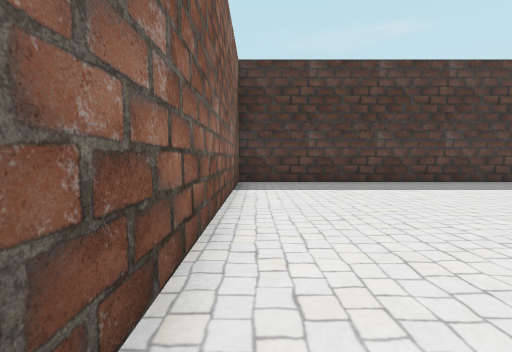
[1] (above)

17 first-person views from a walk through a Godot game level. The camera is 1.4 m above the floor, tilts 4° down and sees 90° across. The floor is counted in squares, 2 m on a side. Each view is taken from the middle of a square. On the plan, view 1 faces up. The plan holds only what a view shows up to about 9 squares ahead; the rest is blank. The place goes on beyond the plan. Flat picture figures and markers are not drawn.

[2]
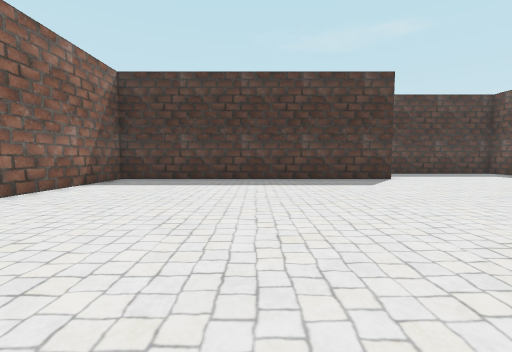

[3]
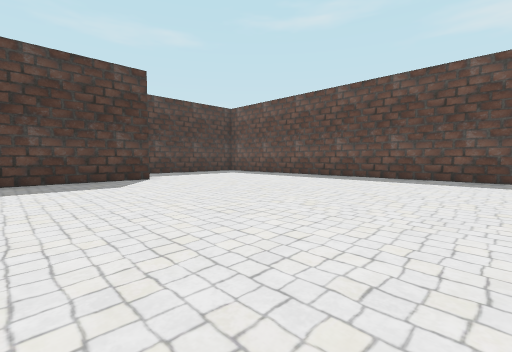

[4]
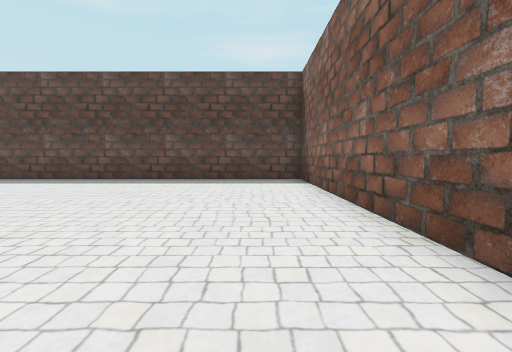

[5]
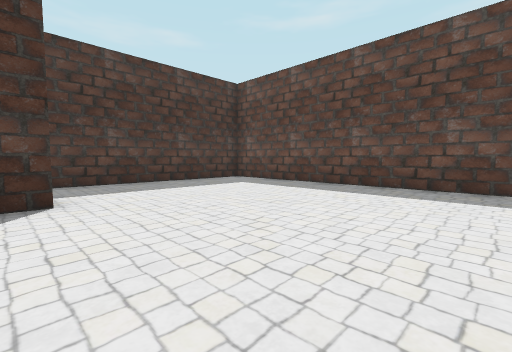

[6]
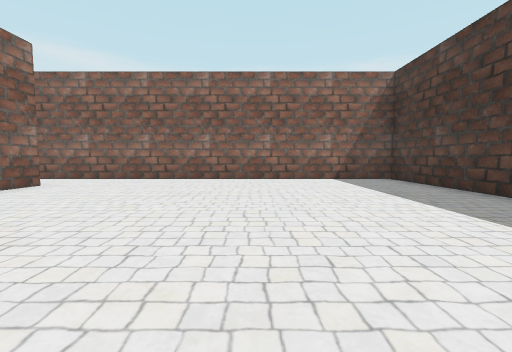

[7]
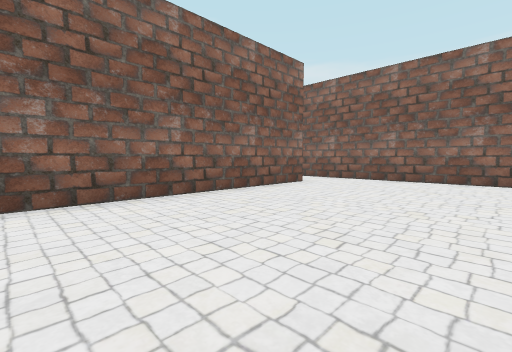

[8]
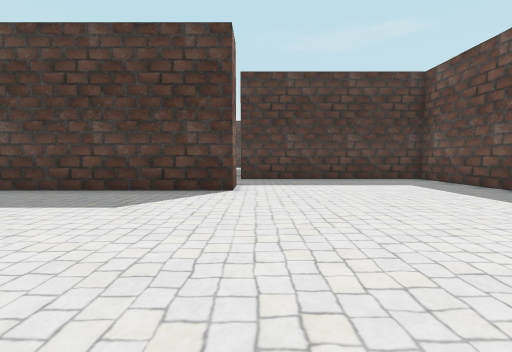

[9]
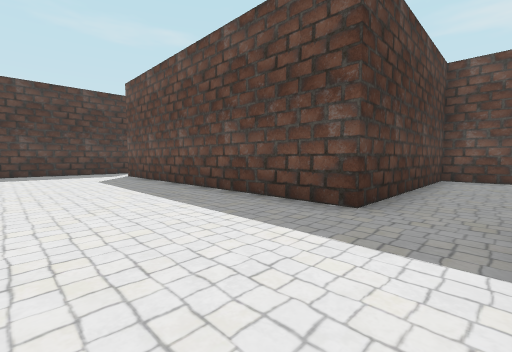

[10]
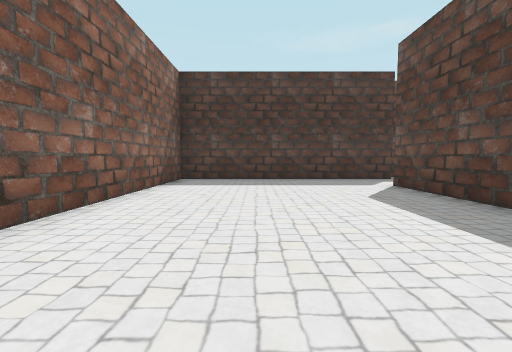

[11]
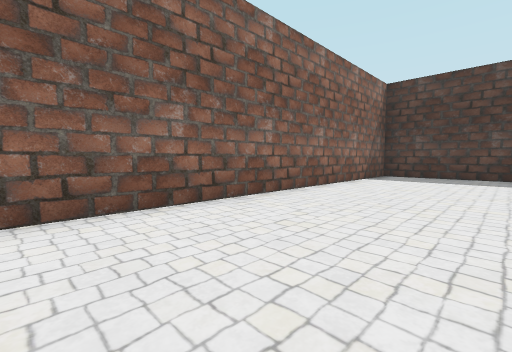

[12]
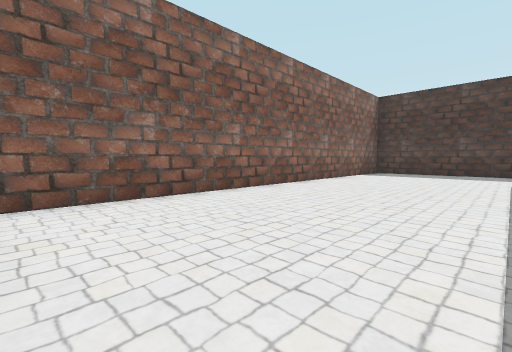

[13]
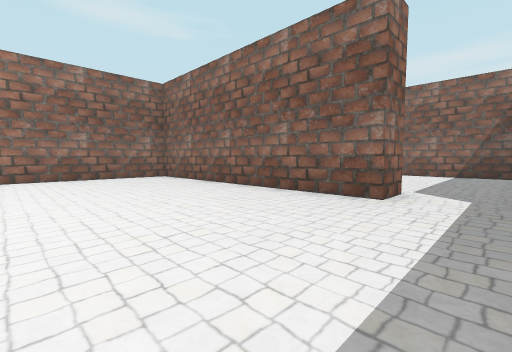

[14]
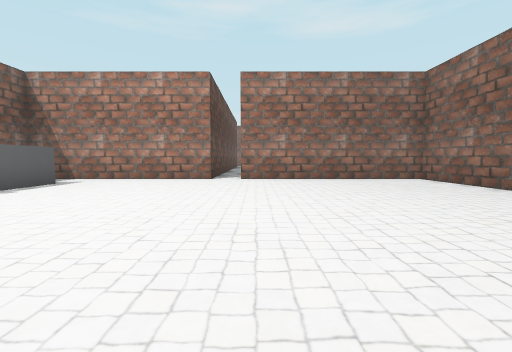

[15]
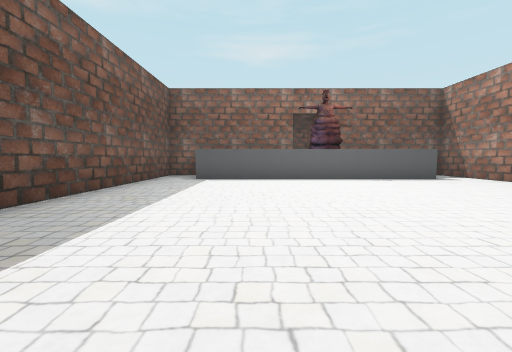

[16]
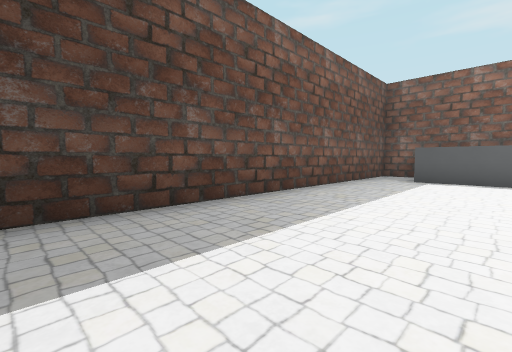

[17]
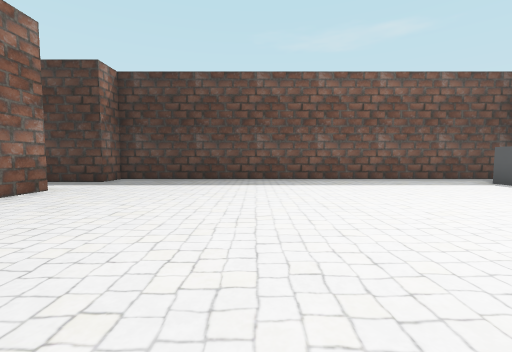

### Floor plan
Ten units are one square. View 1 is at (0, 0); x grows to the right and y downward. Boxes are objects, and circles mark ways between rooms. Rooms are numbered by the first view taken in them; rooms with no view inside come last. Other rooms are left out.
<svg viewBox="-10 -230 235 277">
<path fill="none" stroke="#000" d="M85 -85 85 -75 -5 -75 -5 42M15 25 145 25 145 -105 95 -105M95 -105 85 -105 85 -195 95 -195M95 -215 25 -215 25 -89M165 -115 218 -115M95 -195 95 -115 155 -115M205 -129 205 -210M220 -225 95 -225 95 -215"/>
<circle cx="95" cy="-95" r="3" fill="#2a7"/>
<circle cx="90" cy="-205" r="3" fill="#2a7"/>
<text x="70" y="-30">1</text>
<text x="60" y="-150">2</text>
<text x="150" y="-170">3</text>
</svg>
Room 1 opens to room 2. Room 2 opens to room 3.

Where each view was taken, in squares from view 1:
view 1: 0 up, 0 right, facing up
view 2: 1 down, 4 right, facing up
view 3: 1 down, 5 right, facing up-right
view 4: 1 down, 6 right, facing right
view 5: 3 up, 8 right, facing up-right
view 6: 3 up, 8 right, facing left
view 7: 2 up, 8 right, facing down-left
view 8: 2 up, 9 right, facing up
view 9: 9 up, 5 right, facing up-right
view 10: 13 up, 5 right, facing up
view 11: 11 up, 6 right, facing up-left
view 12: 9 up, 7 right, facing up-left
view 13: 21 up, 14 right, facing down-left
view 14: 20 up, 15 right, facing down
view 15: 19 up, 12 right, facing right
view 16: 19 up, 12 right, facing up-right
view 17: 14 up, 14 right, facing up
